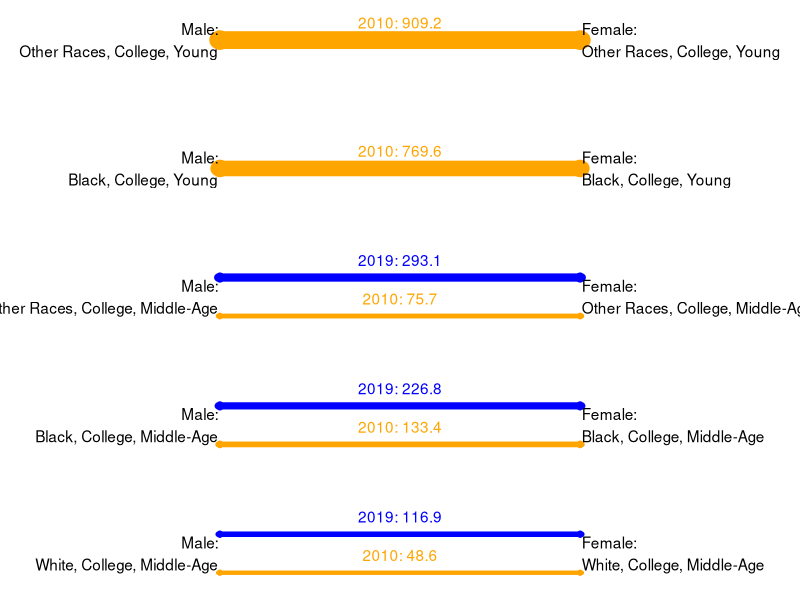

Reproduce this figure in R.
# install.packages(c("ggplot2", "dplyr", "tidyr"))  # if needed
library(ggplot2)
library(dplyr)
library(tidyr)

## ---- Data ----
categories <- c(
  "Other Races, College, Young",
  "Black, College, Young",
  "Other Races, College, Middle-Age",
  "Black, College, Middle-Age",
  "White, College, Middle-Age"
)

values_2010 <- c(909.2, 769.6, 75.7, 133.4, 48.6)
values_2019 <- c(NA,    NA,    293.1, 226.8, 116.9)

df <- tibble(
  category   = categories,
  value2010  = values_2010,
  value2019  = values_2019
) %>%
  # y_base is row position (top to bottom)
  mutate(y_base = rev(seq_along(category)))

## ---- Long format for year-specific arrows ----
df_long <- df %>%
  pivot_longer(
    cols = starts_with("value"),
    names_to = "year",
    values_to = "value",
    values_drop_na = TRUE
  ) %>%
  mutate(
    year = ifelse(year == "value2010", "2010", "2019")
  ) %>%
  group_by(category) %>%
  mutate(has_both = n() == 2) %>%
  ungroup()

# Vertical offsets so 2010 & 2019 arrows and labels don't overlap
arrow_offset  <- 0.15
label_offset  <- 0.1

df_long <- df_long %>%
  mutate(
    y = y_base + case_when(
      has_both & year == "2019" ~  arrow_offset,
      has_both & year == "2010" ~ -arrow_offset,
      TRUE                      ~  0
    ),
    x_start = 0.25,
    x_end   = 0.75,
    x_mid   = (x_start + x_end) / 2
  )

## ---- Line width scaling (only line thickness varies, not arrowhead size) ----
all_vals <- df_long$value
vmin <- min(all_vals)
vmax <- max(all_vals)

scale_lw <- function(v) {
  1.5 + 4.5 * (v - vmin) / (vmax - vmin)   # adjust range if you like
}

df_long <- df_long %>%
  mutate(linewidth = scale_lw(value))

## ---- Left/right labels (Male / Female) ----
male_labels <- df %>%
  transmute(
    category,
    x = 0.25,
    y = y_base,
    label = paste0("Male:\n", category)
  )

female_labels <- df %>%
  transmute(
    category,
    x = 0.75,
    y = y_base,
    label = paste0("Female:\n", category)
  )

## ---- Plot ----
p <- ggplot() +
  # Arrows (double-headed), color by year, thickness by value
  geom_segment(
    data = df_long,
    aes(x = x_start, xend = x_end,
        y = y,       yend = y,
        color = year,
        size  = linewidth),
    arrow = arrow(ends = "both",
                  length = unit(0.05, "cm"), # arrowhead size (fixed)
                  type   = "closed")
  ) +
  # Numeric labels above each arrow
  geom_text(
    data = df_long,
    aes(x = x_mid, y = y + label_offset,
        label = sprintf("%s: %.1f", year, value),
        color = year),
    vjust = 0.1
  ) +
  # Male labels on the left
  geom_text(
    data = male_labels,
    aes(x = x, y = y, label = label),
    hjust = 1, vjust = 0.5
  ) +
  # Female labels on the right
  geom_text(
    data = female_labels,
    aes(x = x, y = y, label = label),
    hjust = 0, vjust = 0.5
  ) +
  scale_color_manual(values = c("2010" = "orange", "2019" = "blue")) +
  scale_size_identity() +                        # use linewidth directly
  coord_cartesian(xlim = c(0, 1)) +
  theme_void() +
  theme(legend.position = "none")

p
